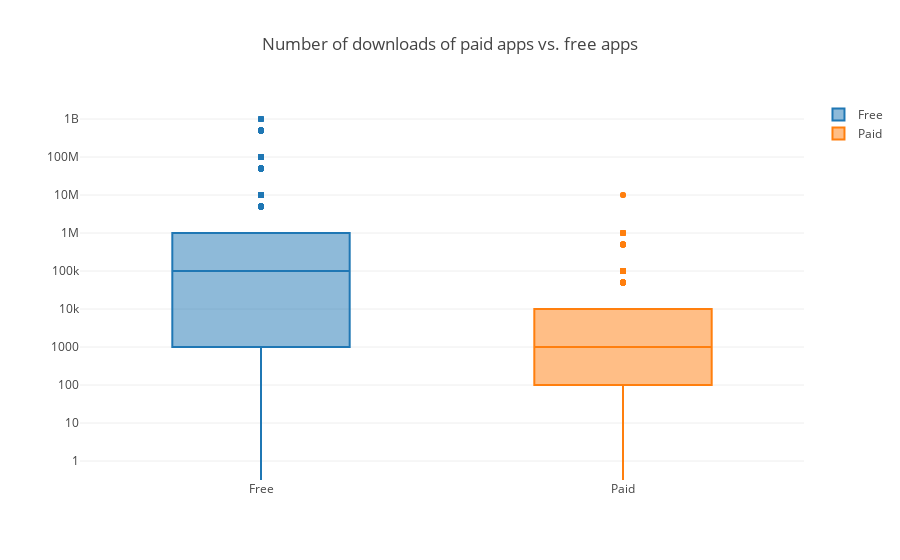

The notebook cell saved with this chart:
### Code cell
trace0 = go.Box(
    # Data for paid apps
    y=apps[apps['Type'] == 'Paid']['Installs'],
    name = 'Paid')

trace1 = go.Box(
    # Data for free apps
    y=apps[apps['Type'] == 'Free']['Installs'],
    name = 'Free')

layout = go.Layout(title = "Number of downloads of paid apps vs. free apps",
                    yaxis = dict(type = 'log',autorange = True))

# Add trace0 and trace1 to a list for plotting
data = [trace1,trace0]
plotly.offline.iplot({'data': data, 'layout': layout})

### Figure 1 — Plotly figure (JSON) as saved in the notebook; plotly's stock layout.template omitted (floating-point values rounded to 4 significant figures; data arrays with more than 128 entries replaced by an {"elided": "..."} marker saying what was removed)
{"data": [{"name": "Free", "type": "box", "uid": "a8534110-35d6-49c2-859e-cf77d9c5a4be", "y": {"elided": "8903 int values"}}, {"name": "Paid", "type": "box", "uid": "9d8164f7-f6b0-421c-82ed-5a2aa6d30277", "y": {"elided": "756 int values"}}], "layout": {"title": {"text": "Number of downloads of paid apps vs. free apps"}, "yaxis": {"autorange": true, "type": "log"}}}
